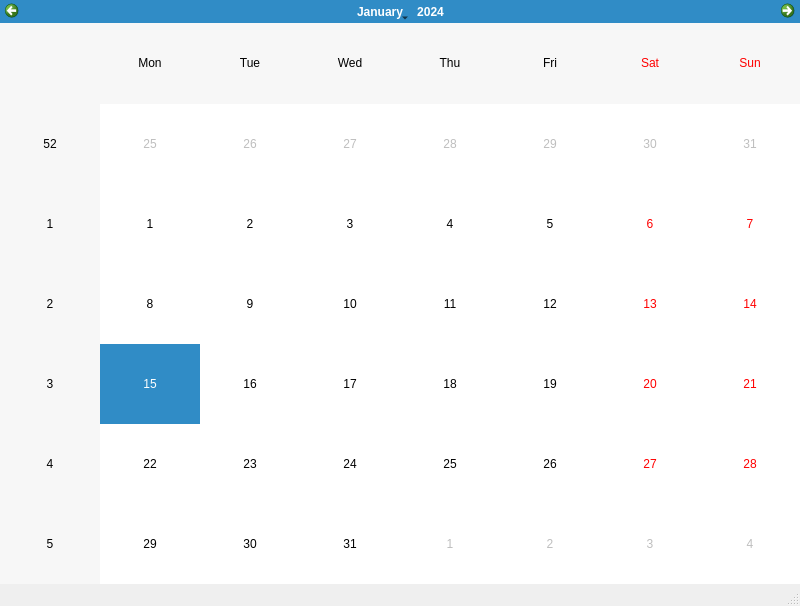
<?xml version="1.0" encoding="UTF-8"?>
<ui version="4.0">
 <class>MainWindow</class>
 <widget class="QMainWindow" name="MainWindow">
  <property name="geometry">
   <rect>
    <x>0</x>
    <y>0</y>
    <width>800</width>
    <height>606</height>
   </rect>
  </property>
  <property name="windowTitle">
   <string>Calendar</string>
  </property>
  <widget class="QWidget" name="centralwidget">
   <layout class="QGridLayout" name="gridLayout">
    <property name="leftMargin">
     <number>0</number>
    </property>
    <property name="topMargin">
     <number>0</number>
    </property>
    <property name="rightMargin">
     <number>0</number>
    </property>
    <property name="bottomMargin">
     <number>0</number>
    </property>
    <property name="spacing">
     <number>0</number>
    </property>
    <item row="0" column="0">
     <widget class="QCalendarWidget" name="calendar">
      <property name="enabled">
       <bool>true</bool>
      </property>
      <property name="sizePolicy">
       <sizepolicy hsizetype="MinimumExpanding" vsizetype="MinimumExpanding">
        <horstretch>0</horstretch>
        <verstretch>0</verstretch>
       </sizepolicy>
      </property>
      <property name="cursor">
       <cursorShape>ArrowCursor</cursorShape>
      </property>
     </widget>
    </item>
   </layout>
  </widget>
  <widget class="QMenuBar" name="menubar">
   <property name="enabled">
    <bool>false</bool>
   </property>
   <property name="geometry">
    <rect>
     <x>0</x>
     <y>0</y>
     <width>800</width>
     <height>26</height>
    </rect>
   </property>
  </widget>
  <widget class="QStatusBar" name="statusbar">
   <property name="enabled">
    <bool>false</bool>
   </property>
  </widget>
 </widget>
 <resources/>
 <connections/>
</ui>
